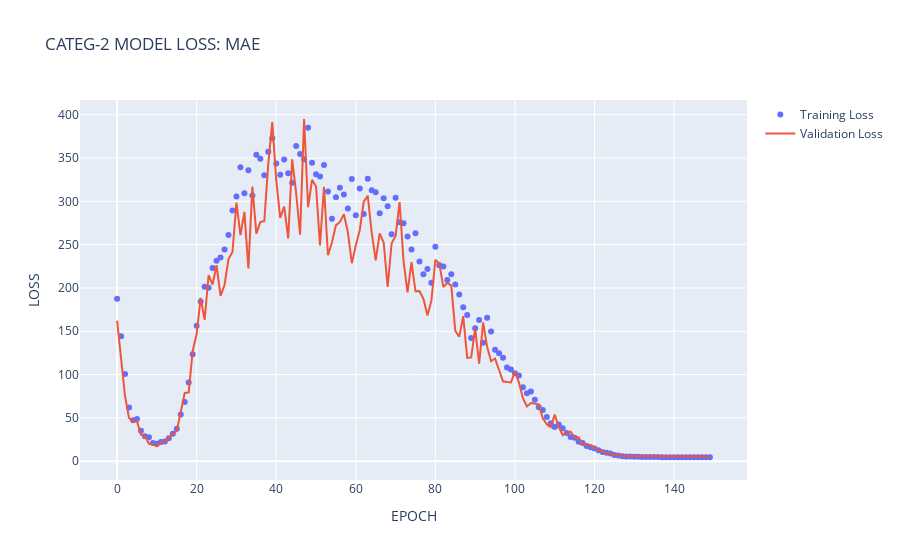

Notebook cell for this chart:
### Markdown cell above
##### MAE Plot

### Code cell
MAE_plot(metrics_2, 'CATEG-2')

### Figure 1 — Plotly figure (JSON) as saved in the notebook; plotly's stock layout.template omitted (floating-point values rounded to 4 significant figures; data arrays with more than 128 entries replaced by an {"elided": "..."} marker saying what was removed)
{"data": [{"mode": "markers", "name": "Training Loss", "type": "scatter", "y": {"elided": "150 float values"}}, {"name": "Validation Loss", "type": "scatter", "y": {"elided": "150 float values"}}], "layout": {"title": {"text": "CATEG-2 MODEL LOSS: MAE"}, "xaxis": {"title": {"text": "EPOCH"}}, "yaxis": {"title": {"text": "LOSS"}}}}
